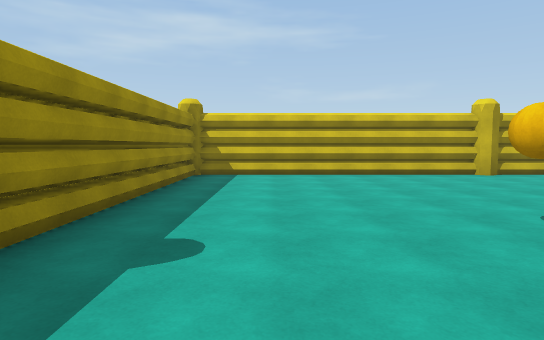
View 1 (above)

20 first-person views from a walk through a 3-D level made in the Unity game engine. The camera is 1.5 m above the floor, tilts 4° down and sees 75° across. The floor is counted in squares, 2 m on a side. Each view is taken from the middle of a square. On the plan, view 1 faces up. The plan holds only what a view shows up to about 11 squares ahead; the rest is blank. The place goes on beyond the plan. Some surface patterns are stand-ins.

View 2
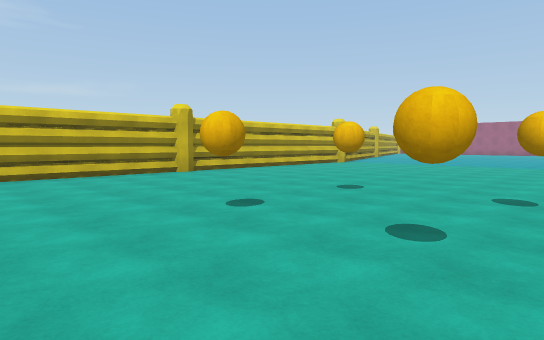

View 3
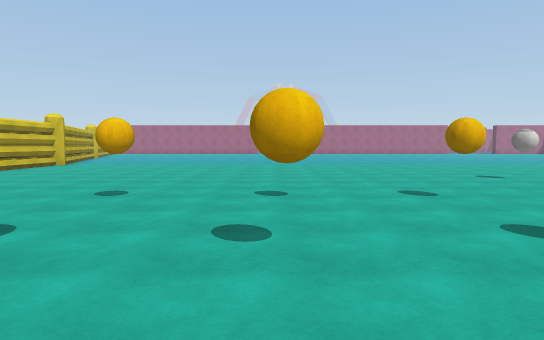

View 4
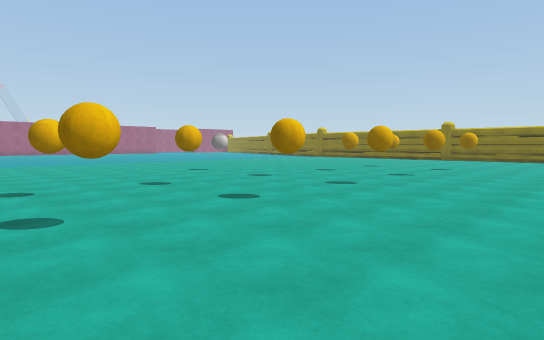

View 5
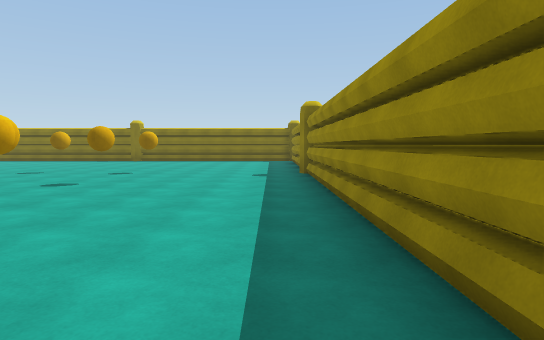

View 6
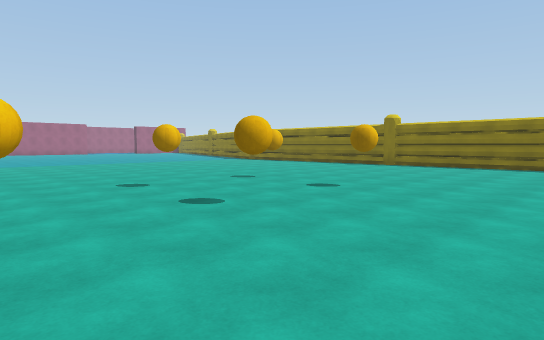

View 7
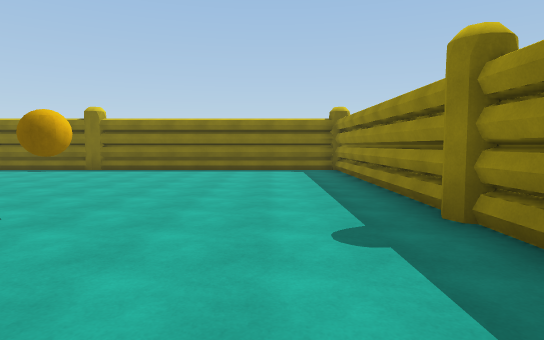

View 8
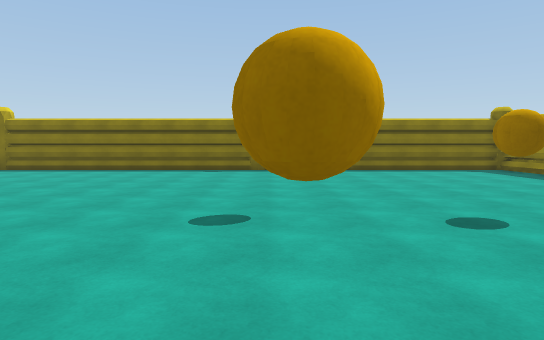

View 9
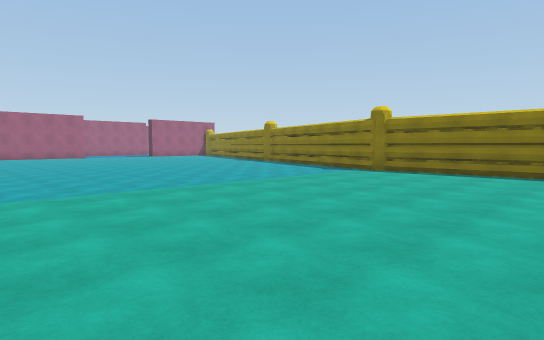

View 10
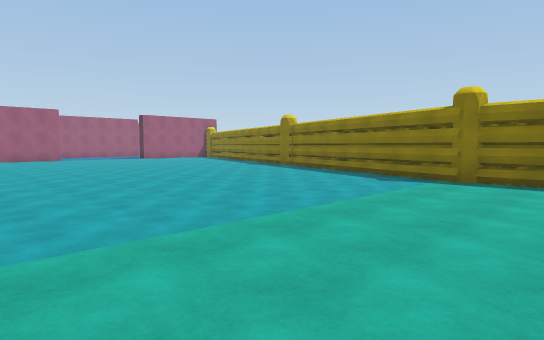

View 11
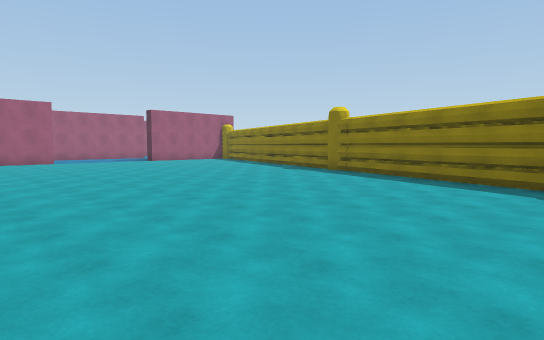

View 12
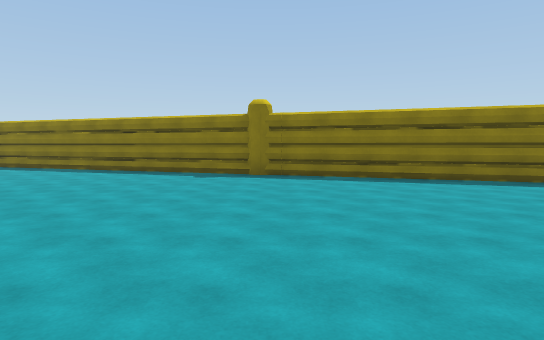

View 13
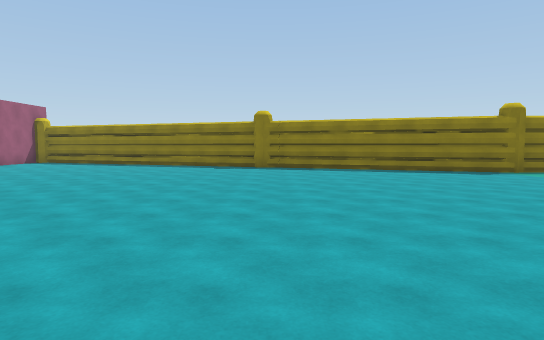

View 14
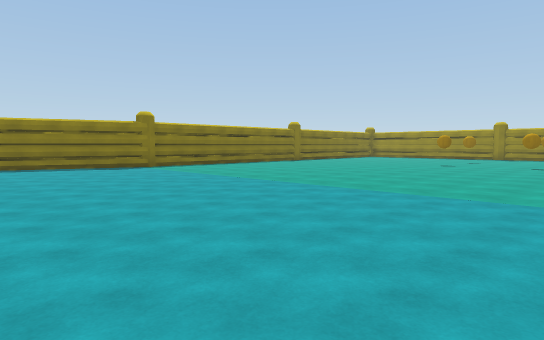

View 15
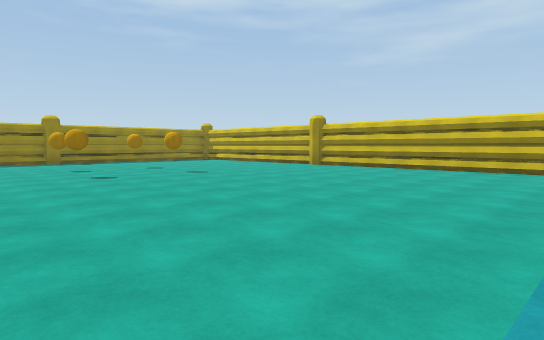

View 16
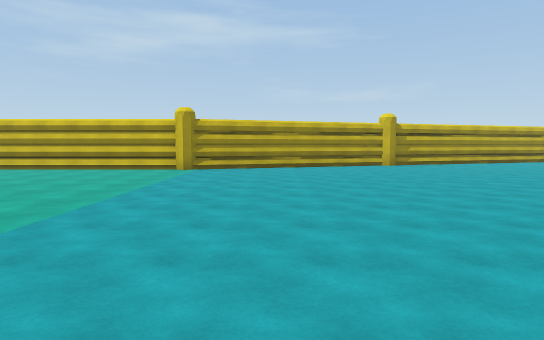

View 17
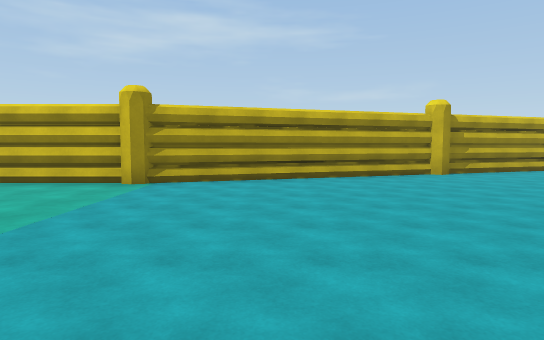

View 18
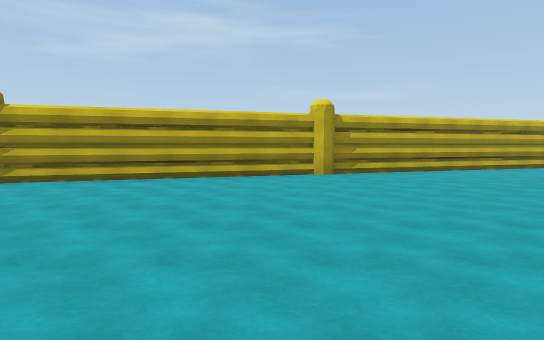

View 19
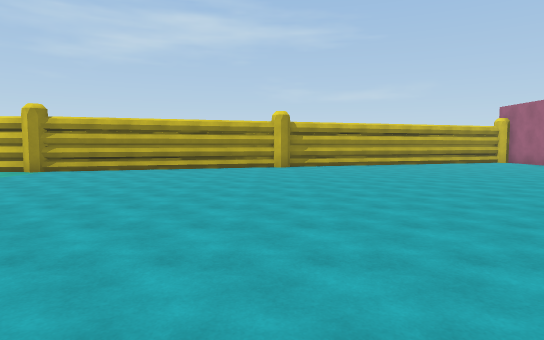

View 20
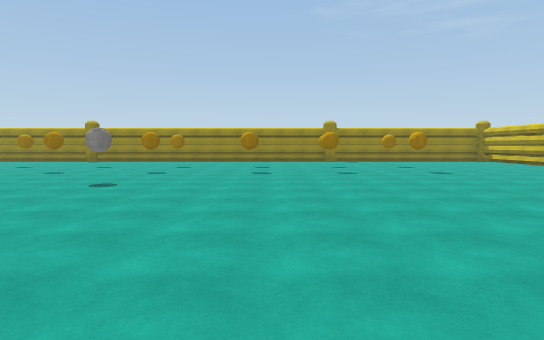

### Floor plan
Key: @ floor where view 1 was taken; # wall or solid block; . floor; O other object.
Columns run from 2 left of view 1 to 25 right of it. Each row starts with its distance up from view 1.
 13                          ###
 12                        ###..
 11                    ###O.....
 10                 ####........
  9 #######O#######O#...........
  8 #...........................
  7 #...........................
  6 #...........................
  5 #...........................
  4 #..........................
  3 #...#..#..................
  2  .........................
  1  ...#..#.................
  0  .@.....................
 -1 #...................  .
 -2 #...#..#......... .
 -3 #...............
 -4 #...#..#.......
 -5 #.............   .....
 -6 #.....................
 -7 #...#..#...............
 -8 #.......................
 -9 #........................
-10 O...#..#..................
-11 #..........................
-12 #...........................
-13 #...........................
-14 #...........................
-15 #...........................
-16 #...........................
-17 #######O#######O#...........
-18                 ####........
-19                    ###O.....
-20                        ###..
-21                          ###

Where each view was taken, in squares from view 1:
view 1: 0 up, 0 right, facing up
view 2: 0 up, 0 right, facing up-right
view 3: 1 up, 0 right, facing right
view 4: 2 up, 1 left, facing down-right
view 5: 0 up, 1 left, facing down
view 6: 4 down, 1 left, facing down-right
view 7: 6 down, 0 right, facing down
view 8: 6 down, 5 right, facing down
view 9: 7 down, 8 right, facing down-right
view 10: 9 down, 11 right, facing down-right
view 11: 10 down, 14 right, facing down-right
view 12: 10 down, 20 right, facing down
view 13: 7 down, 20 right, facing down
view 14: 5 down, 19 right, facing down-left
view 15: 2 down, 14 right, facing up-left
view 16: 2 down, 16 right, facing up
view 17: 2 up, 16 right, facing up
view 18: 2 up, 19 right, facing up
view 19: 1 down, 20 right, facing up
view 20: 1 down, 15 right, facing left
